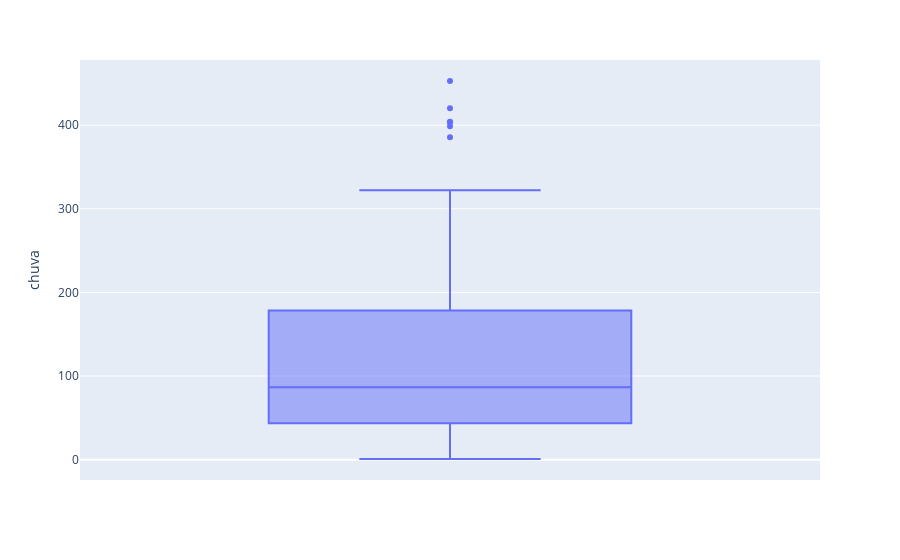

The code cell stored with this chart in its notebook:
### Markdown cell above
# **Análise de Outliers**

### Code cell
# chuva
px.box(df2, y='chuva')

### Figure 1 — Plotly figure (JSON) as saved in the notebook; plotly's stock layout.template omitted (floating-point values rounded to 4 significant figures; data arrays with more than 128 entries replaced by an {"elided": "..."} marker saying what was removed)
{"data": [{"alignmentgroup": "True", "hovertemplate": "chuva=%{y}<extra></extra>", "legendgroup": "", "marker": {"color": "#636efa"}, "name": "", "notched": false, "offsetgroup": "", "orientation": "v", "showlegend": false, "type": "box", "x0": " ", "xaxis": "x", "y": {"elided": "196 float values"}, "y0": " ", "yaxis": "y"}], "layout": {"boxmode": "group", "legend": {"tracegroupgap": 0}, "margin": {"t": 60}, "xaxis": {"anchor": "y", "domain": [0, 1]}, "yaxis": {"anchor": "x", "domain": [0, 1], "title": {"text": "chuva"}}}}
